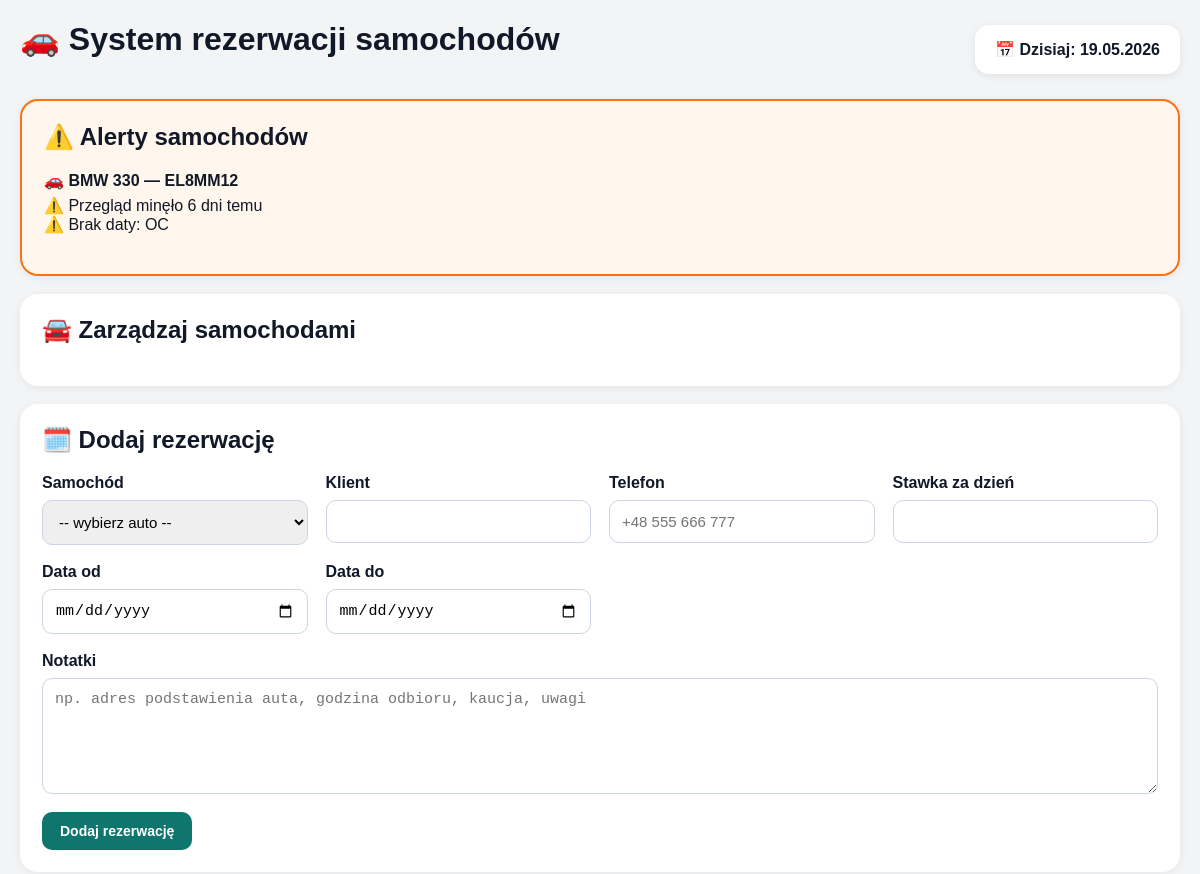
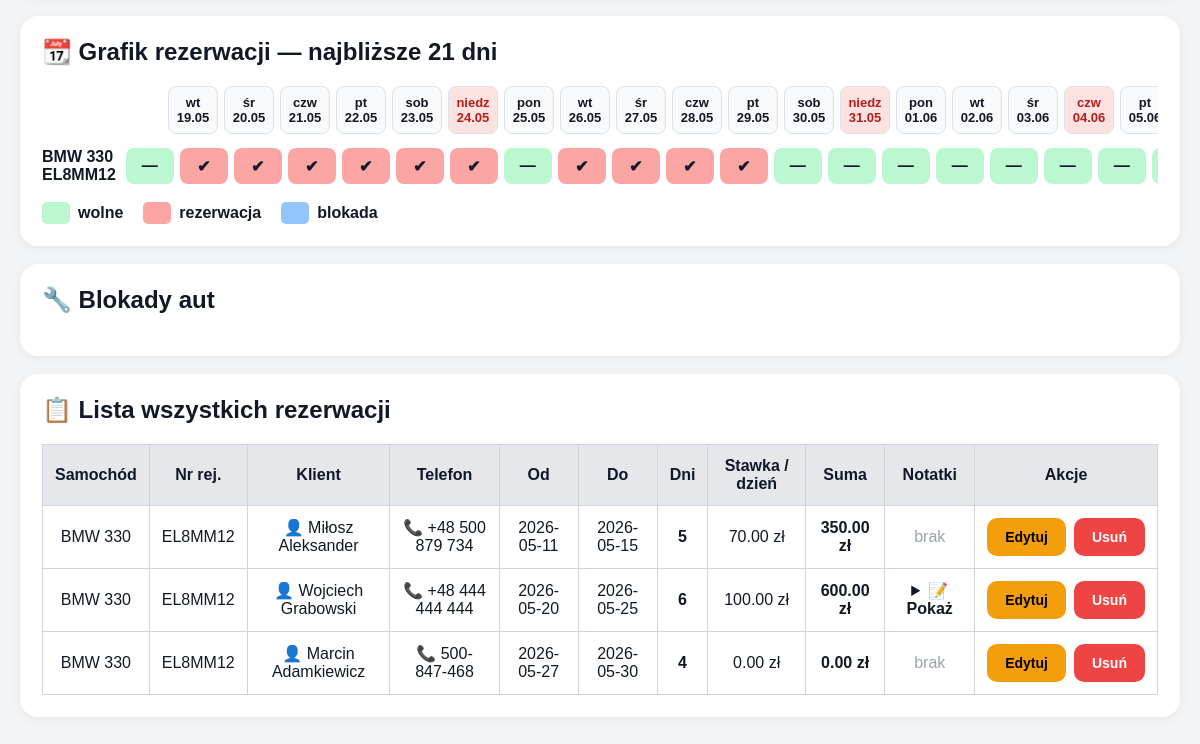
Before: / with the older database file (2 pictures, top to bottom).
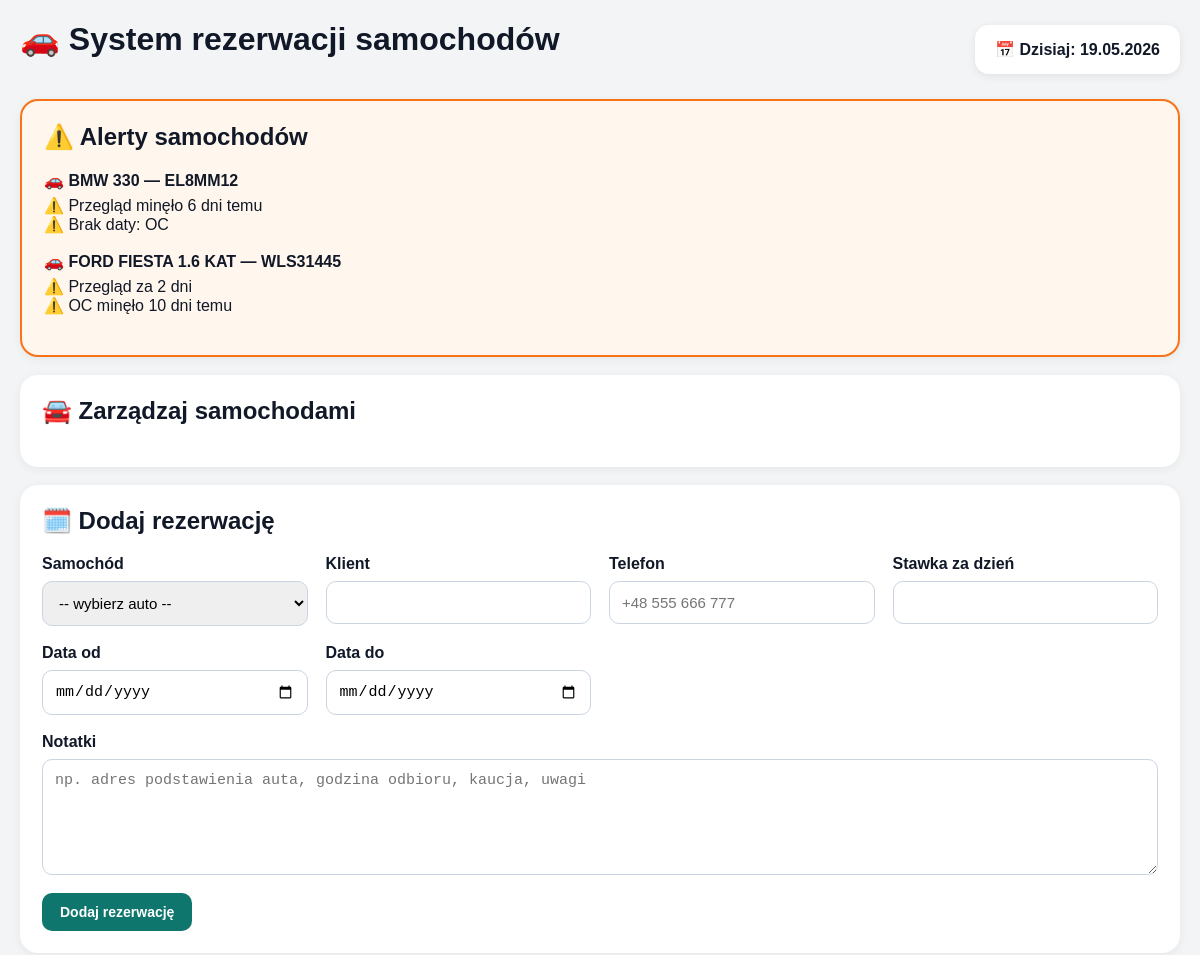
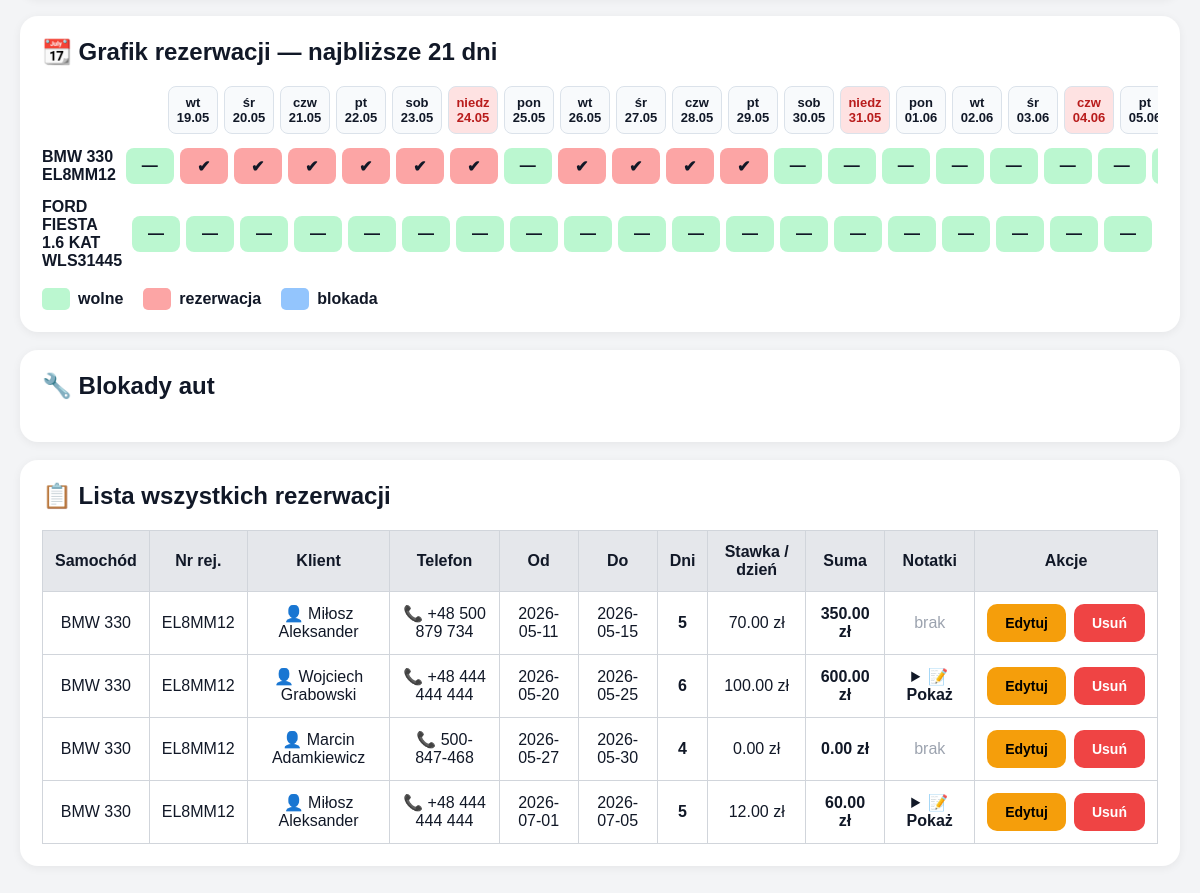
After: the same page with the newer database file (2 pictures, top to bottom).
### tables this page shows
CREATE TABLE cars (
            id INTEGER PRIMARY KEY AUTOINCREMENT,
            model TEXT NOT NULL,
            plate TEXT NOT NULL UNIQUE
        , inspection_date TEXT, insurance_date TEXT);

CREATE TABLE reservations (
            id INTEGER PRIMARY KEY AUTOINCREMENT,
            car_id INTEGER NOT NULL,
            client TEXT NOT NULL,
            date_from TEXT NOT NULL,
            date_to TEXT NOT NULL, phone TEXT, notes TEXT, daily_rate REAL, total_price REAL,
            FOREIGN KEY (car_id) REFERENCES cars (id)
        );

### app.py (the view, shortened to what this page needs)
@app.route("/", methods=["GET", "POST"])
def home():
    message = ""
    edit_reservation = None
    edit_car = None
    edit_block = None
    conn = get_db_connection()
    raw_cars = conn.execute("""
        SELECT *
        FROM cars
        ORDER BY model
    """).fetchall()
    cars = []
    for car in raw_cars:
        car_dict = dict(car)
        car_dict["inspection_date"] = clean_value(car_dict.get("inspection_date"))
        car_dict["insurance_date"] = clean_value(car_dict.get("insurance_date"))
        car_dict["inspection_status"] = get_date_status(car_dict["inspection_date"], "Przegląd")
        car_dict["insurance_status"] = get_date_status(car_dict["insurance_date"], "OC")
        cars.append(car_dict)
    raw_reservations = conn.execute("""
        SELECT reservations.*, cars.model, cars.plate
        FROM reservations
        JOIN cars ON reservations.car_id = cars.id
        ORDER BY reservations.date_from
    """).fetchall()
    reservations = []
    for reservation in raw_reservations:
        reservation_dict = dict(reservation)
        reservation_dict["phone"] = clean_value(reservation_dict.get("phone"))
        reservation_dict["notes"] = clean_value(reservation_dict.get("notes"))
        reservation_dict["days_count"] = count_days(reservation_dict["date_from"], reservation_dict["date_to"])
        if reservation_dict["daily_rate"] is None:
            reservation_dict["daily_rate"] = 0
        if reservation_dict["total_price"] is None:
            reservation_dict["total_price"] = 0
        reservations.append(reservation_dict)
    blocks = conn.execute("""
        SELECT car_blocks.*, cars.model, cars.plate
        FROM car_blocks
        JOIN cars ON car_blocks.car_id = cars.id
        ORDER BY car_blocks.date_from
    """).fetchall()
    today = date.today()
    day_names = ["pon", "wt", "śr", "czw", "pt", "sob", "niedz"]
    calendar_days = []
    for i in range(21):
        current_day = today + timedelta(days=i)
        holidays = polish_holidays(current_day.year)
        calendar_days.append({
            "date": current_day,
            "day_name": day_names[current_day.weekday()],
            "day_number": current_day.strftime("%d"),
            "month": current_day.strftime("%m"),
            "is_sunday": current_day.weekday() == 6,
            "is_holiday": current_day in holidays,
            "holiday_name": holidays.get(current_day, "")
        })
    schedule = []
    for car in cars:
        row = {
            "car": car,
            "days": []
        }
        for day_data in calendar_days:
            reservation = get_reservation_for_day(car["id"], day_data["date"])
            block = get_block_for_day(car["id"], day_data["date"])
            row["days"].append({
                "reserved": reservation is not None,
                "blocked": block is not None and reservation is None,
                "client": clean_value(reservation["client"]) if reservation else "",
                "phone": clean_value(reservation["phone"]) if reservation else "",
                "block_reason": clean_value(block["reason"]) if block else "",
                "block_notes": clean_value(block["notes"]) if block else "",
            })
        schedule.append(row)
    if edit_reservation:
        edit_reservation = dict(edit_reservation)
        edit_reservation["phone"] = clean_value(edit_reservation.get("phone"))
        edit_reservation["notes"] = clean_value(edit_reservation.get("notes"))
    if edit_car:
        edit_car = dict(edit_car)
        edit_car["inspection_date"] = clean_value(edit_car.get("inspection_date"))
        edit_car["insurance_date"] = clean_value(edit_car.get("insurance_date"))
    if edit_block:
        edit_block = dict(edit_block)
        edit_block["notes"] = clean_value(edit_block.get("notes"))
    conn.close()
    return render_template(
        "index.html",
        cars=cars,
        reservations=reservations,
        blocks=blocks,
        message=message,
        calendar_days=calendar_days,
        schedule=schedule,
        today=today,
        edit_reservation=edit_reservation,
        edit_car=edit_car,
        edit_block=edit_block
    )

### app.py (called while the page is built)
def get_db_connection():
    conn = sqlite3.connect(DB_NAME)
    conn.row_factory = sqlite3.Row
    return conn

def clean_value(value):
    if value is None or value == "None":
        return ""
    return value

def count_days(date_from, date_to):
    start = datetime.strptime(date_from, "%Y-%m-%d").date()
    end = datetime.strptime(date_to, "%Y-%m-%d").date()
    return (end - start).days + 1

def get_date_status(date_text, label):
    if not date_text:
        return {
            "status": "missing",
            "message": f"Brak daty: {label}",
            "days_left": None
        }
    today = date.today()
    target_date = datetime.strptime(date_text, "%Y-%m-%d").date()
    days_left = (target_date - today).days
    if days_left < 0:
        return {
            "status": "expired",
            "message": f"{label} minęło {abs(days_left)} dni temu",
            "days_left": days_left
        }
    if days_left <= 14:
        return {
            "status": "soon",
            "message": f"{label} za {days_left} dni",
            "days_left": days_left
        }
    return {
        "status": "ok",
        "message": f"OK, zostało {days_left} dni",
        "days_left": days_left
    }

def easter_date(year):
    a = year % 19
    b = year // 100
    c = year % 100
    d = b // 4
    e = b % 4
    f = (b + 8) // 25
    g = (b - f + 1) // 3
    h = (19 * a + b - d - g + 15) % 30
    i = c // 4
    k = c % 4
    l = (32 + 2 * e + 2 * i - h - k) % 7
    m = (a + 11 * h + 22 * l) // 451
    month = (h + l - 7 * m + 114) // 31
    day = ((h + l - 7 * m + 114) % 31) + 1
    return date(year, month, day)

def polish_holidays(year):
    easter = easter_date(year)
    return {
        date(year, 1, 1): "Nowy Rok",
        date(year, 1, 6): "Trzech Króli",
        easter + timedelta(days=1): "Poniedziałek Wielkanocny",
        date(year, 5, 1): "Święto Pracy",
        date(year, 5, 3): "Święto Konstytucji",
        easter + timedelta(days=60): "Boże Ciało",
        date(year, 8, 15): "Wniebowzięcie",
        date(year, 11, 1): "Wszystkich Świętych",
        date(year, 11, 11): "Święto Niepodległości",
        date(year, 12, 25): "Boże Narodzenie",
        date(year, 12, 26): "Drugi dzień świąt",
    }

### templates/index.html (shortened to what this page needs)
<!DOCTYPE html>
<html lang="pl">
<head>
</head>
<body>
<div class="top-bar">
    <h1>🚗 System rezerwacji samochodów</h1>
    <div class="today-box">
        📅 Dzisiaj: {{ today.strftime('%d.%m.%Y') }}
    </div>
</div>
{% set alerts = namespace(has_alert=false) %}
{% for car in cars %}
    {% if car.inspection_status.status != "ok" or car.insurance_status.status != "ok" %}
        {% set alerts.has_alert = true %}
    {% endif %}
{% endfor %}
{% if alerts.has_alert %}
<div class="box alert-box">
    <h2>⚠️ Alerty samochodów</h2>
    {% for car in cars %}
        {% if car.inspection_status.status != "ok" or car.insurance_status.status != "ok" %}
            <div style="margin-bottom:18px;">
                <strong>
                    🚗 {{ car.model }} — {{ car.plate }}
                </strong>
                <div style="margin-top:6px;">
                    {% if car.inspection_status.status != "ok" %}
                        <div>
                            ⚠️ {{ car.inspection_status.message }}
                        </div>
                    {% endif %}
                    {% if car.insurance_status.status != "ok" %}
                        <div>
                            ⚠️ {{ car.insurance_status.message }}
                        </div>
                    {% endif %}
                </div>
            </div>
        {% endif %}
    {% endfor %}
</div>
{% endif %}
<div class="box">
<h2 class="section-toggle" onclick="toggleSection('cars-admin')">
🚘 Zarządzaj samochodami
</h2>
</div>
<div class="box">
<h2>🗓️ Dodaj rezerwację</h2>
<form method="POST">
<div class="form-grid">
<div class="form-field">
<label>Samochód</label>
<select name="car_id">
<option value="">
-- wybierz auto --
</option>
</select>
</div>
<div class="form-field">
<label>Klient</label>
<input type="text" name="client">
</div>
<div class="form-field">
<label>Telefon</label>
<input type="text" name="phone" placeholder="+48 555 666 777">
</div>
<div class="form-field">
<label>Stawka za dzień</label>
<input type="number" step="0.01" name="daily_rate">
</div>
<div class="form-field">
<label>Data od</label>
<input type="date" name="date_from">
</div>
<div class="form-field">
<label>Data do</label>
<input type="date" name="date_to">
</div>
</div>
<br>
<div class="form-field">
<label>Notatki</label>
<textarea name="notes" placeholder="np. adres podstawienia auta, godzina odbioru, kaucja, uwagi"></textarea>
</div>
<br>
<button class="btn-green">
Dodaj rezerwację
</button>
</form>
</div>
<div class="box">
<h2>📆 Grafik rezerwacji — najbliższe 21 dni</h2>
<div class="calendar-wrapper">
<div class="calendar-grid">
<div style="width:120px;"></div>
{% for day in calendar_days %}
<div class="day-box {% if day.is_sunday or day.is_holiday %}day-holiday{% endif %}">
<div>
{{ day.day_name }}
</div>
<div>
{{ day.day_number }}.{{ day.month }}
</div>
</div>
{% endfor %}
</div>
{% for row in schedule %}
<div class="car-row">
<div class="car-name">
{{ row.car.model }}<br>
{{ row.car.plate }}
</div>
<div class="status-grid">
{% for day in row.days %}
{% if day.blocked %}
<div class="status-box blocked">
⚙️
<div class="tooltip">
<strong>{{ day.block_reason }}</strong><br><br>
{{ day.block_notes }}
</div>
</div>
{% elif day.reserved %}
<div class="status-box reserved">
✔
</div>
{% else %}
<div class="status-box free">
—
</div>
{% endif %}
{% endfor %}
</div>
</div>
{% endfor %}
<div class="legend">
<div class="legend-item">
<div class="legend-color free"></div>
wolne
</div>
<div class="legend-item">
<div class="legend-color reserved"></div>
rezerwacja
</div>
<div class="legend-item">
<div class="legend-color blocked"></div>
blokada
</div>
</div>
</div>
</div>
<div class="box">
<h2 class="section-toggle" onclick="toggleSection('blocks')">
🔧 Blokady aut
</h2>
</div>
<div class="box">
<h2 class="section-toggle" onclick="toggleSection('reservations-table')">
📋 Lista wszystkich rezerwacji
</h2>
<div id="reservations-table">
<div class="table-wrapper">
<table>
<tr>
<th>Samochód</th>
<th>Nr rej.</th>
<th>Klient</th>
<th>Telefon</th>
<th>Od</th>
<th>Do</th>
<th>Dni</th>
<th>Stawka / dzień</th>
<th>Suma</th>
<th>Notatki</th>
<th>Akcje</th>
</tr>
{% for reservation in reservations %}
<tr>
<td>{{ reservation.model }}</td>
<td>{{ reservation.plate }}</td>
<td>
👤 {{ reservation.client }}
</td>
<td>
{% if reservation.phone %}
📞 {{ reservation.phone }}
{% else %}
brak numeru
{% endif %}
</td>
<td>{{ reservation.date_from }}</td>
<td>{{ reservation.date_to }}</td>
<td>
<strong>{{ reservation.days_count }}</strong>
</td>
<td>
{{ "%.2f"|format(reservation.daily_rate) }} zł
</td>
<td>
<strong>
{{ "%.2f"|format(reservation.total_price) }} zł
</strong>
</td>
<td>
{% if reservation.notes %}
<details>
<summary>📝 Pokaż</summary>
</details>
{% else %}
<span style="color:#9ca3af;">
brak
</span>
{% endif %}
</td>
<td>
<div style="display:flex; gap:8px; justify-content:center;">
<form method="POST">
<button class="btn-orange">
Edytuj
</button>
</form>
<form method="POST">
<button class="btn-red">
Usuń
</button>
</form>
</div>
</td>
</tr>
{% endfor %}
</table>
</div>
</div>
</div>
</body>
</html>

### templates/index.html (style rules this page uses)
body { font-family: Arial, sans-serif; background:#f3f4f6; margin:0; padding:20px; color:#111827; }
h1,h2,h3 { margin-top:0; }
.top-bar { display:flex; justify-content:space-between; align-items:center; margin-bottom:20px; }
.today-box { background:white; padding:15px 20px; border-radius:14px; box-shadow:0 2px 8px rgba(0,0,0,0.08); font-weight:bold; }
.box { background:white; border-radius:18px; padding:22px; margin-bottom:18px; box-shadow:0 2px 10px rgba(0,0,0,0.06); }
.alert-box { border:2px solid #f97316; background:#fff7ed; }
.form-grid { display:grid; grid-template-columns:repeat(auto-fit,minmax(240px,1fr)); gap:18px; }
.form-field { display:flex; flex-direction:column; }
label { margin-bottom:8px; font-weight:bold; }
input, select, textarea { padding:12px; border-radius:10px; border:1px solid #cbd5e1; font-size:15px; }
textarea { min-height:90px; resize:vertical; }
button { border:none; border-radius:10px; padding:11px 18px; cursor:pointer; font-weight:bold; font-size:14px; }
.btn-green { background:#0f766e; color:white; }
.btn-orange { background:#f59e0b; color:black; }
.btn-red { background:#ef4444; color:white; }
.section-toggle { cursor:pointer; user-select:none; }
.calendar-wrapper { overflow-x:auto; }
.calendar-grid { display:flex; gap:6px; min-width:max-content; }
.day-box { width:48px; min-width:48px; text-align:center; border-radius:8px; padding:8px 0; background:#f8fafc; border:1px solid #dbe2ea; font-size:13px; font-weight:bold; }
.day-holiday { background:#fee2e2; color:#b91c1c; }
.car-row { display:flex; align-items:center; margin-top:14px; gap:10px; }
.car-name { width:120px; font-weight:bold; }
.status-grid { display:flex; gap:6px; }
.status-box { width:48px; height:36px; border-radius:8px; display:flex; justify-content:center; align-items:center; font-weight:bold; position:relative; }
.free { background:#bbf7d0; }
.reserved { background:#fca5a5; }
.blocked { background:#93c5fd; }
.legend { display:flex; gap:20px; margin-top:18px; flex-wrap:wrap; }
.legend-item { display:flex; align-items:center; gap:8px; font-weight:bold; }
.legend-color { width:28px; height:22px; border-radius:5px; }
.table-wrapper { overflow-x:auto; }
table { width:100%; border-collapse:collapse; min-width:900px; }
th { background:#e5e7eb; }
th,td { padding:12px; border:1px solid #d1d5db; text-align:center; }
details { cursor:pointer; }
summary { font-weight:bold; }

Changed rows visible on the page:
added cars: model "FORD FIESTA 1.6 KAT", plate "WLS31445", inspection_status.message "Przegląd za 2 dni", insurance_status.message "OC minęło 10 dni temu", car.model "FORD FIESTA 1.6 KAT", car.plate "WLS31445"
added reservations: model "BMW 330", plate "EL8MM12", client "Miłosz Aleksander", phone "+48 444 444 444", date_from "2026-07-01", date_to "2026-07-05", days_count "5", daily_rate "12.00", total_price "60.00", shown under "📋 Lista wszystkich rezerwacji"
